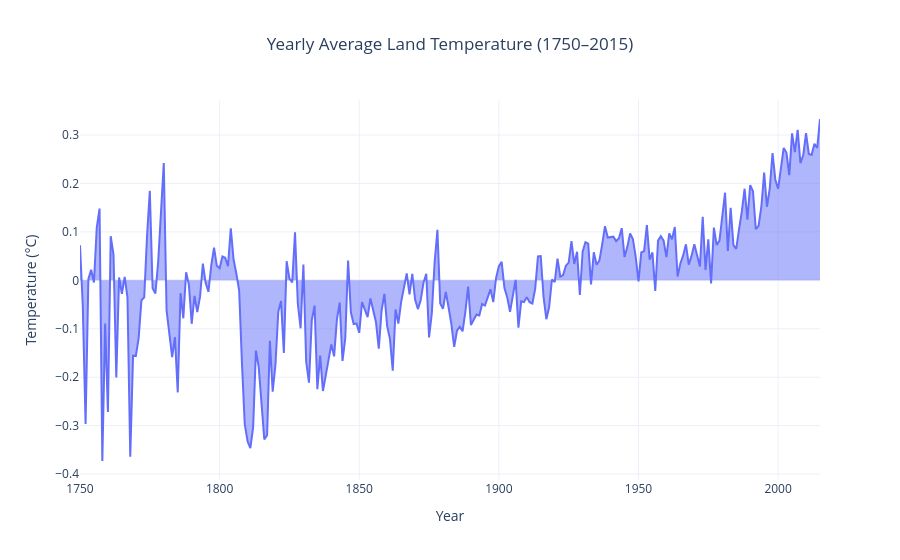

Notebook code for this chart:
### Markdown cell above
# Area chart using Plotly

### Code cell
# Yearly average temperature
yearly_temp = (
    data.groupby(data['dt'].dt.year)['LandAverageTemperature']
        .mean()
        .reset_index()
)

yearly_temp.columns = ['Year', 'LandAverageTemperature']

fig = px.area(
    yearly_temp,
    x='Year',
    y='LandAverageTemperature',
    title='Yearly Average Land Temperature (1750–2015)',
    labels={
        'Year': 'Year',
        'LandAverageTemperature': 'Temperature (°C)'
    }
)

fig.update_traces(line=dict(width=2))
fig.update_layout(
    template='plotly_white',
    title_x=0.5
)

fig.show()

### Figure 1 — Plotly figure (JSON) as saved in the notebook; plotly's stock layout.template omitted (floating-point values rounded to 4 significant figures; data arrays with more than 128 entries replaced by an {"elided": "..."} marker saying what was removed)
{"data": [{"fillpattern": {"shape": ""}, "hovertemplate": "Year=%{x}<br>Temperature (°C)=%{y}<extra></extra>", "legendgroup": "", "line": {"color": "#636efa", "width": 2}, "marker": {"symbol": "circle"}, "mode": "lines", "name": "", "orientation": "v", "showlegend": false, "stackgroup": "1", "type": "scatter", "x": {"elided": "266 int values"}, "xaxis": "x", "y": {"elided": "266 float values"}, "yaxis": "y"}], "layout": {"legend": {"tracegroupgap": 0}, "title": {"text": "Yearly Average Land Temperature (1750–2015)", "x": 0.5}, "xaxis": {"anchor": "y", "domain": [0, 1], "title": {"text": "Year"}}, "yaxis": {"anchor": "x", "domain": [0, 1], "title": {"text": "Temperature (°C)"}}}}
